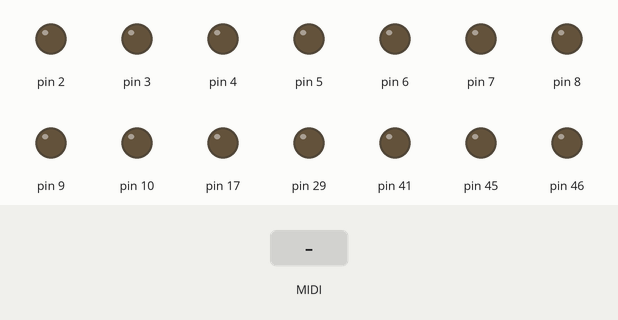
Bench run of a sketch on a simulated Arduino Mega 2560, built with avr-gcc and run on an emulated ATmega2560. Parts: output pins drawn as LEDs (lit = HIGH). The inputs (shaded band) are chosen by the test bench. MIDI output is not drawn.

Above: at 1.2 s.
1.3 s: MIDI note 36 received
At 1.45 s:
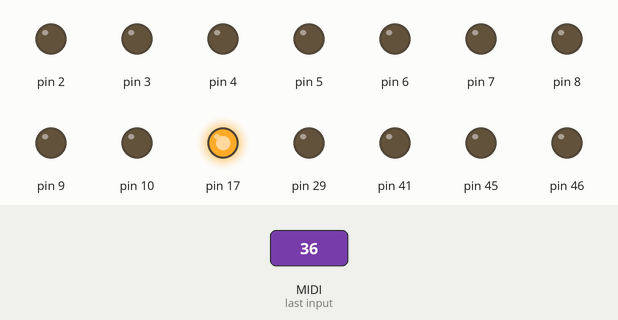
3.1 s: MIDI note 48 received
At 3.25 s:
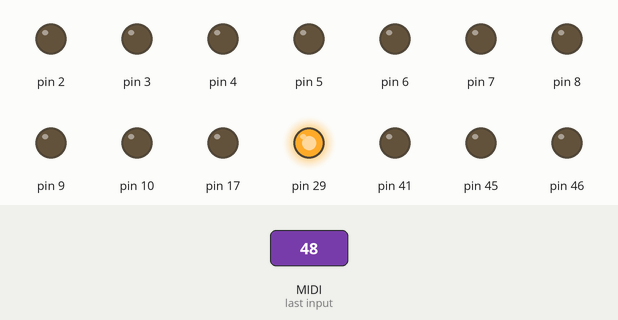
4.9 s: MIDI note 60 received
At 5.05 s:
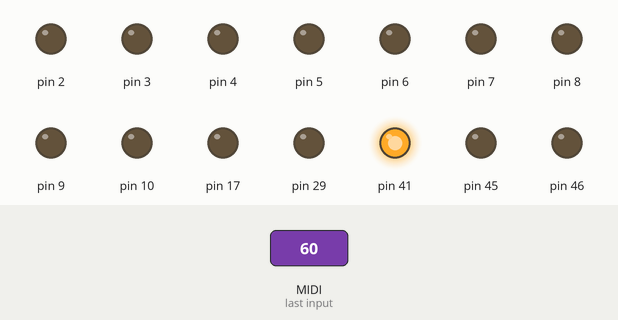
6.7 s: MIDI note 64 received
At 6.85 s:
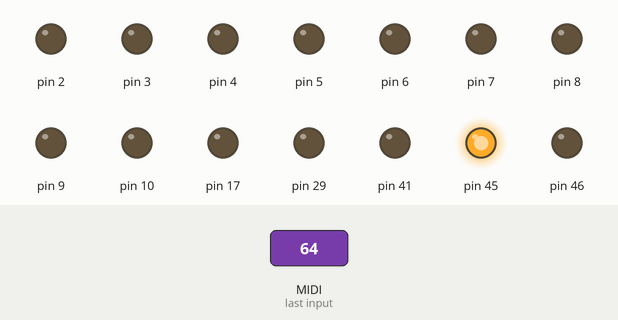
8.5 s: MIDI note 67 received
At 8.65 s:
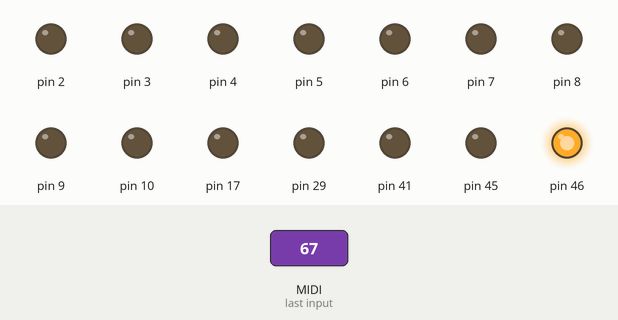
Timing chart, 0 to 11.3 s (numbered marks = the images above; inputs shaded):
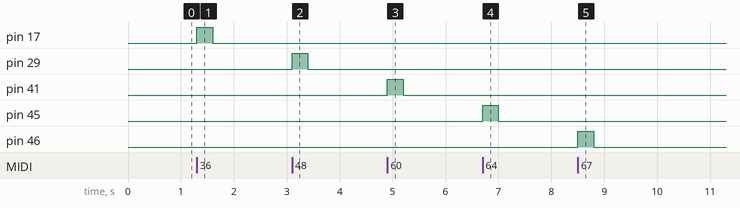

Measured:
- after the input at 1.3 s, pin 17: LOW → HIGH at once, → LOW 0.30 s later
- after the input at 3.1 s, pin 29: LOW → HIGH at once, → LOW 0.30 s later
- after the input at 4.9 s, pin 41: LOW → HIGH at once, → LOW 0.30 s later
- after the input at 6.7 s, pin 45: LOW → HIGH at once, → LOW 0.30 s later
- after the input at 8.5 s, pin 46: LOW → HIGH at once, → LOW 0.30 s later

The sketch:

Dekoder_midi_Man_._I__org_ZAMBR_W.ino
```cpp
//Author Romuald Milewski
#include <MIDI.h>   // Add Midi Library

//#define LED 13
//#define LED2 12// Arduino Board LED is on Pin 13

//Create an instance of the library with default name, serial port and settings
MIDI_CREATE_DEFAULT_INSTANCE();

void setup() {

pinMode (A0, OUTPUT); // Set Arduino board analog pins to output
digitalWrite (A0, LOW);
pinMode (A1, OUTPUT);
digitalWrite (A1, LOW);
pinMode (A2, OUTPUT);
digitalWrite (A2, LOW);
pinMode (A3, OUTPUT);
digitalWrite (A3, LOW);
pinMode (A4, OUTPUT);
digitalWrite (A4, LOW);
pinMode (A5, OUTPUT);
digitalWrite (A5, LOW);
pinMode (A6, OUTPUT);
digitalWrite (A6, LOW);
pinMode (A7, OUTPUT);
digitalWrite (A7, LOW);
pinMode (A8, OUTPUT);
digitalWrite (A8, LOW);
pinMode (A9, OUTPUT);
digitalWrite (A9, LOW);
pinMode (A10, OUTPUT);
digitalWrite (A10, LOW);
pinMode (A11, OUTPUT);
digitalWrite (A11, LOW);
pinMode (A12, OUTPUT);
digitalWrite (A12, LOW);
pinMode (A13, OUTPUT);
digitalWrite (A13, LOW);
pinMode (A14, OUTPUT);
digitalWrite (A14, LOW);
pinMode (A15, OUTPUT);
digitalWrite (A15, LOW);


  for (int a=2; a<54; a++)
{
pinMode (a, OUTPUT); // Set Arduino board digital pins to output
digitalWrite (a, LOW); // Set Arduino board digitsl pins to KIGH

}


// self-test jesli potrzebny
//  for (int a=16; a<32; a++)
//{
//digitalWrite (a, HIGH); // Set Arduino board digital pins to HIGH
//delay(350);
//digitalWrite (a, LOW); // Set Arduino board digital pins to LOW
//delay(50);
//}


  MIDI.begin(MIDI_CHANNEL_OMNI); // Initialize the Midi Library.
  // OMNI sets it to listen to all channels.. MIDI.begin(2) would set it
  // to respond to notes on channel 2 only.
  MIDI.setHandleNoteOn(MyHandleNoteOn); // This is important!! This command
  // tells the Midi Library which function you want to call when a NOTE ON command
  // is received. In this case it's "MyHandleNoteOn".
  MIDI.setHandleNoteOff(MyHandleNoteOff); // This command tells the Midi Library
  // to call "MyHandleNoteOff" when a NOTE OFF command is received.
}

void loop() { // Main loop
  MIDI.read(); // Continuously check if Midi data has been received.
}

// MyHandleNoteON is the function that will be called by the Midi Library
// when a MIDI NOTE ON message is received.
// It will be passed bytes for Channel, Pitch, and Velocity
void MyHandleNoteOn(byte channel, byte pitch, byte velocity) {

   for (int a=17; a<48; a=a+2){
   if (pitch == 19+a) {
digitalWrite (a, HIGH); // Set Arduino board pin 13 to output
 }
}


    for (int a=16; a<48; a=a+2){
   if (pitch == 21+a) {
digitalWrite (a, HIGH); // Set Arduino board pin 13 to output
 }
}


}

// MyHandleNoteOFF is the function that will be called by the Midi Library
// when a MIDI NOTE OFF message is received.
// * A NOTE ON message with Velocity = 0 will be treated as a NOTE OFF message *
// It will be passed bytes for Channel, Pitch, and Velocity

void MyHandleNoteOff(byte channel, byte pitch, byte velocity) {

   for (int a=17; a<48; a=a+2){
   if (pitch == 19+a) {
digitalWrite (a, LOW); // Set Arduino board pin 13 to output
   }
 }

    for (int a=16; a<48; a=a+2){
   if (pitch == 21+a) {
digitalWrite (a, LOW); // Set Arduino board pin 13 to output
 }
}

}
```
